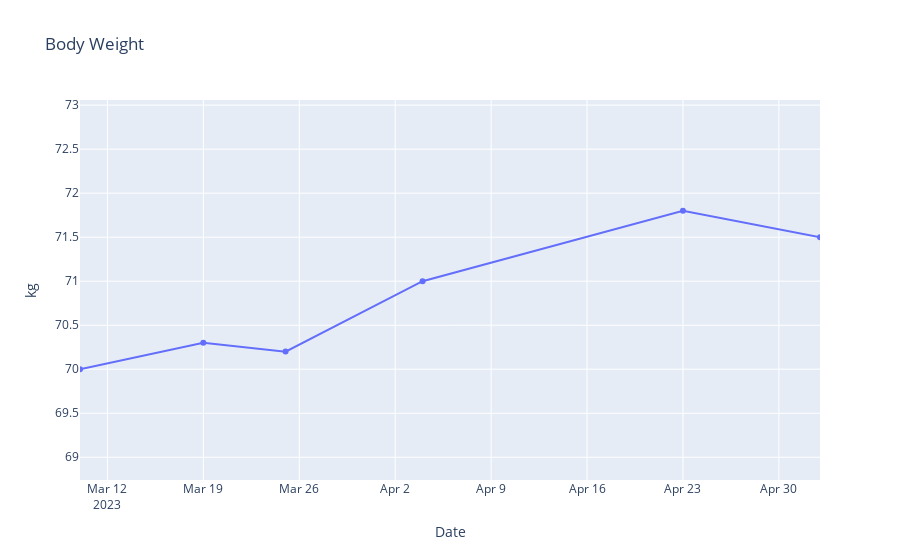

The code cell stored with this chart in its notebook:
### Code cell
fig = px.line(df_body_weight, x="Date", y="kg", title="Body Weight")
fig.update_traces(mode="markers+lines", hovertemplate=None)
fig.update_layout(hovermode="x unified")
fig.update_xaxes(range=[df_body_weight["Date"][0],df_body_weight["Date"][5]])

### Figure 1 — Plotly figure (JSON) as saved in the notebook; plotly's stock layout.template omitted (floating-point values rounded to 4 significant figures)
{"data": [{"legendgroup": "", "line": {"color": "#636efa", "dash": "solid"}, "marker": {"symbol": "circle"}, "mode": "markers+lines", "name": "", "orientation": "v", "showlegend": false, "type": "scatter", "x": ["2023-03-10T00:00:00", "2023-03-19T00:00:00", "2023-03-25T00:00:00", "2023-04-04T00:00:00", "2023-04-23T00:00:00", "2023-05-03T00:00:00", "2023-05-20T00:00:00", "2023-05-29T00:00:00", "2023-06-03T00:00:00", "2023-06-11T00:00:00", "2023-06-23T00:00:00", "2023-07-12T00:00:00", "2023-07-16T00:00:00", "2023-07-29T00:00:00", "2023-08-06T00:00:00", "2023-09-02T00:00:00", "2023-09-13T00:00:00"], "xaxis": "x", "y": [70, 70.3, 70.2, 71, 71.8, 71.5, 72.8, 71.8, 70.9, 71.1, 70.3, 70.1, 69.1, 69, 69.3, 69.7, 69.9], "yaxis": "y"}], "layout": {"hovermode": "x unified", "legend": {"tracegroupgap": 0}, "title": {"text": "Body Weight"}, "xaxis": {"anchor": "y", "domain": [0, 1], "range": ["2023-03-10T00:00:00", "2023-05-03T00:00:00"], "title": {"text": "Date"}}, "yaxis": {"anchor": "x", "domain": [0, 1], "title": {"text": "kg"}}}}
